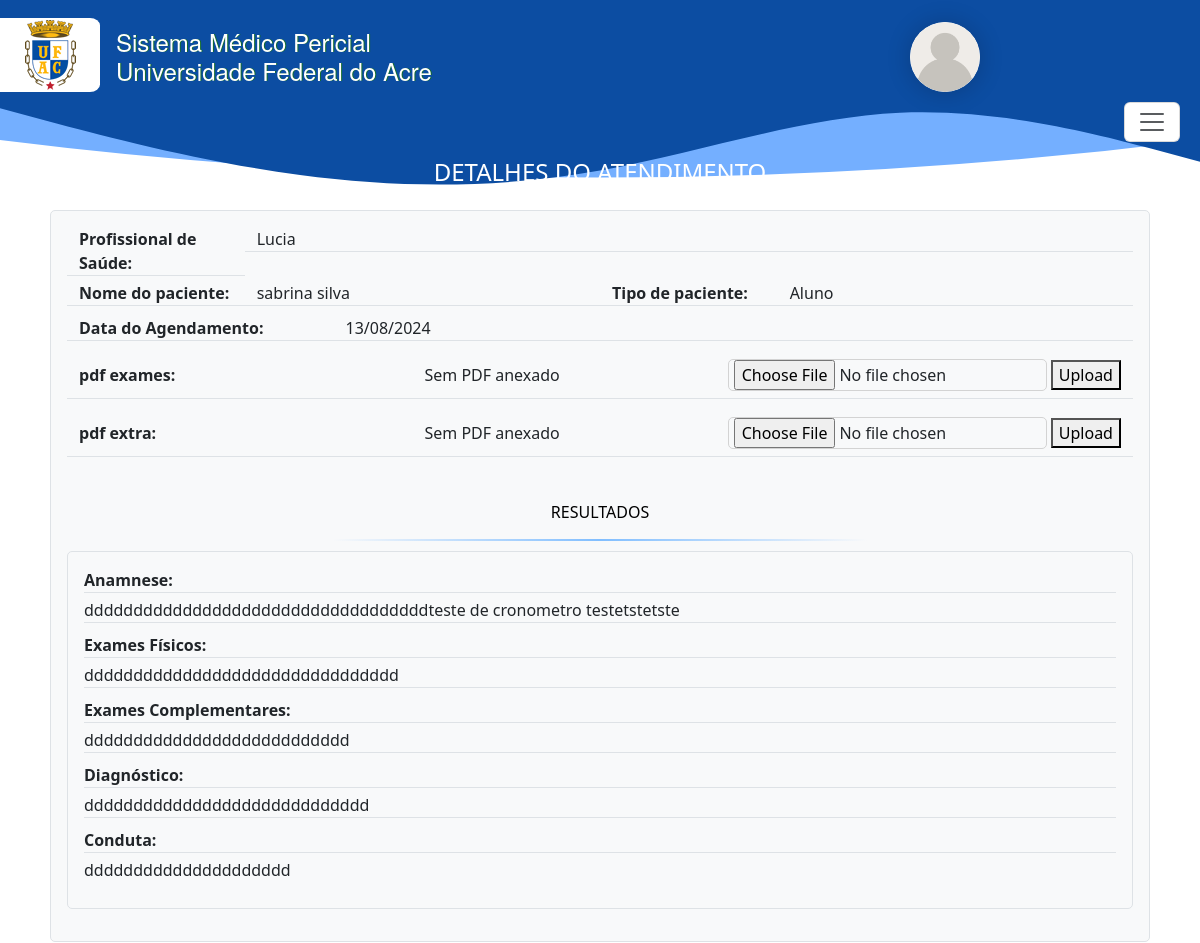
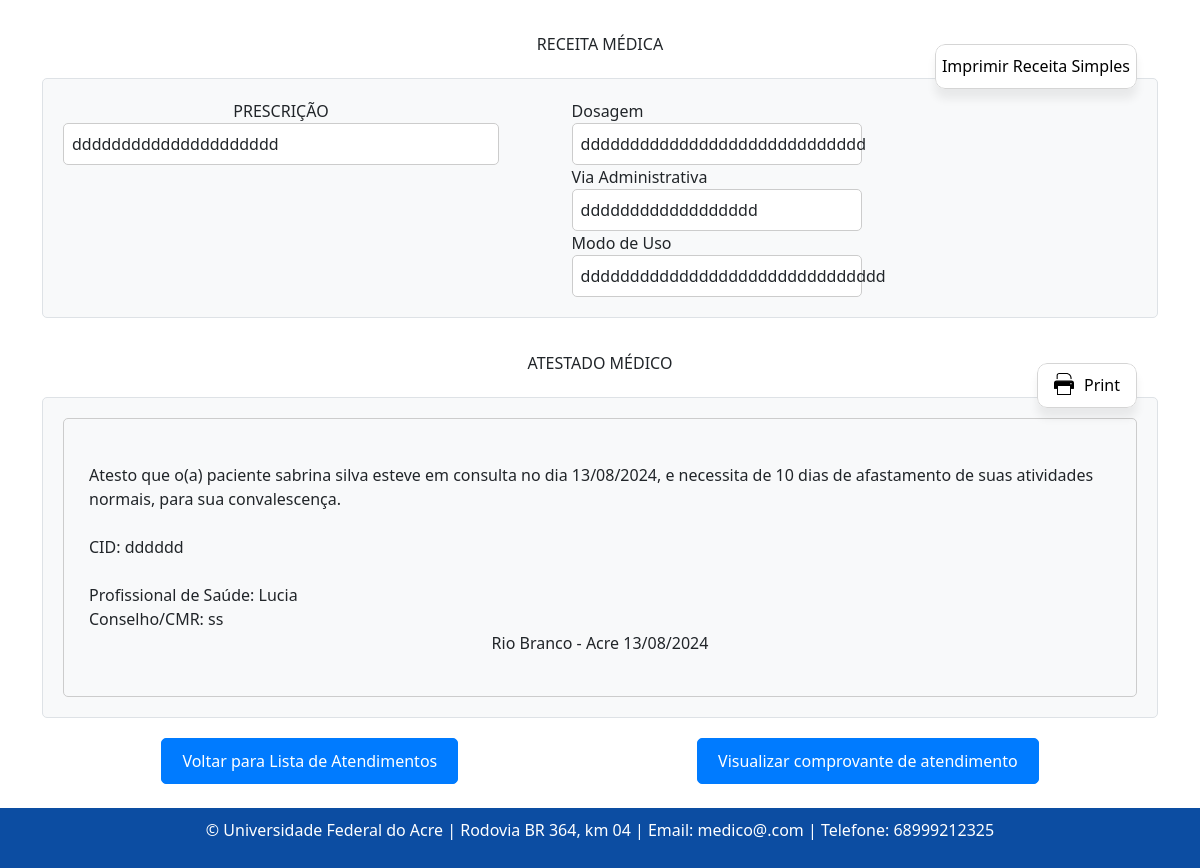
The app's page /atendimentos/48/ with its own data (2 pictures, top to bottom).
### consulta/models.py (models this page shows, shortened)
class Atendimento(models.Model):
    agendamento = models.OneToOneField('Agendamento', on_delete=models.CASCADE)
    anamnese = models.TextField()
    exame_fisico = models.TextField()
    exames_complementares = models.TextField()
    pdf_exames = models.FileField(upload_to='exames_pdfs/', null=True, blank=True)
    diagnostico = models.TextField()
    conduta = models.TextField()
    inicio_atendimento = models.DateTimeField(null=True, blank=True)
    fim_atendimento = models.DateTimeField(null=True, blank=True)
    class Meta:
        ordering = ['agendamento']

class Agendamento(models.Model):
    TURNO_CHOICES = [
        ('manha', 'Manhã'),
        ('tarde', 'Tarde'),
    ]
    status_atendimento = models.CharField(max_length=20, choices=[
        ('confirmado', 'Confirmado'),
        ('ausente', 'Ausente'),
        ('pendente', 'Pendente'),
        ('cancelado', 'Cancelado'),
        ('atendido', 'Atendido'),
    ], default='pendente')
    paciente = models.ForeignKey('Paciente', on_delete=models.CASCADE)
    profissional_saude = models.ForeignKey('Profissionaldasaude', on_delete=models.CASCADE)
    data_agendamento = models.DateField('Data Agendamento', blank=False, null=False)
    turno = models.CharField(max_length=10, choices=TURNO_CHOICES)
    prioridade_atendimento = models.BooleanField(default=False)
    justificativa_cancelamento = models.TextField(blank=True, null=True)
    class Meta:
        ordering = ['-data_agendamento', 'paciente__nome']
        verbose_name = 'Agendamento'
        verbose_name_plural = 'Agendamentos'

class Profissionaldasaude(models.Model):
    SEXO_CHOICES = [
        ('M', 'Masculino'),
        ('F', 'Feminino'),
        ('O', 'Outro')
    ]
    usuario = models.ForeignKey(User, blank=True, null=True, on_delete=models.CASCADE)
    nome = models.CharField('Nome Completo', max_length=100)
    nome_social = models.CharField(max_length=100, blank=True, null=True, verbose_name='Nome Social')
    data_nascimento = models.DateField(u'Data de Nascimento', validators=[data_nasc_valida])
    email = models.EmailField()
    rg = models.CharField(max_length=20)
    cpf = models.CharField(max_length=14, validators=[validate_cpf, MinLengthValidator(11)])
    sexo = models.CharField(max_length=1, choices=SEXO_CHOICES)
    identificacao_unica = models.CharField(max_length=50, default='')
    cep = models.CharField(max_length=9)
    cidade = models.CharField(max_length=50)
    bairro = models.CharField(max_length=50, default='')
    uf = models.CharField('UF', max_length=2, choices=UF_CHOICE, default='AC')
    numero = models.CharField(max_length=10)
    ddd_telefone = models.CharField('Telefone Celular', max_length=14, help_text='Com DDD.')
    complemento = models.CharField(max_length=100, blank=True, null=True, default='') # blank=True, null=True é pra dizer que não é obrigatorio
    area = models.CharField(max_length=50, default='')
    unidade_siass = models.CharField(max_length=50, default='')
    formacao = models.CharField(max_length=20)
    conselho = models.CharField(max_length=20)
    registro = models.CharField(max_length=20)
    def __str__(self):
        return self.get_display_name()
    def get_display_name(self):
        return self.nome_social if self.nome_social else self.nome
    class Meta:
        ordering = ['nome', ]
        verbose_name = 'Profissonal de saúde'
        verbose_name_plural = 'Profissonais de saúde'

class Paciente(models.Model):
    SEXO_CHOICES = [
        ('M', 'Masculino'),
        ('F', 'Feminino'),
        ('O', 'Outro')
    ]
    nome = models.CharField(max_length=100)
    nome_social = models.CharField(max_length=100, blank=True, null=True, verbose_name='Nome Social')
    data_nascimento = models.DateField(verbose_name='Data de Nascimento', validators=[data_nasc_valida], blank=True, null=True)
    email = models.EmailField(blank=True, null=True)
    rg = models.CharField(max_length=20, blank=True, null=True)
    cpf = models.CharField(max_length=14, validators=[validate_cpf, MinLengthValidator(11)])
    sexo = models.CharField(max_length=1, choices=SEXO_CHOICES)
    matricula = models.CharField(max_length=20)
    TIPO_PACIENTE_CHOICES = [
        ('Aluno', 'Aluno'),
        ('Servidor', 'Servidor'),
        ('Outro', 'Outro'),
    ]
    tipo_paciente = models.CharField(max_length=20, choices=TIPO_PACIENTE_CHOICES)
    cargo_funcao = models.CharField(max_length=50, default='', blank=True, null=True)
    cep = models.CharField(max_length=9, blank=True, null=True)
    cidade = models.CharField(max_length=50, blank=True, null=True)
    bairro = models.CharField(max_length=50, default='', blank=True, null=True)
    uf = models.CharField('UF', max_length=2, choices=UF_CHOICE, default='AC', blank=True, null=True)
    numero = models.CharField(max_length=10, blank=True, null=True)
    ddd_telefone = models.CharField(max_length=8)
    complemento = models.CharField(max_length=100, blank=True, null=True, default='')  # Adicionando o valor padrão aqui
    def get_display_name(self):
        return self.nome_social if self.nome_social else self.nome

class ReceitaMedica(models.Model):
    TIPO_CHOICES = (
        ('simples', 'Simples'),
        ('controle_especial', 'Controle Especial'),
    )
    agendamento = models.ForeignKey(Agendamento, on_delete=models.CASCADE, related_name='receitas')
    data_receita = models.DateTimeField(auto_now_add=True)
    prescricao = models.TextField()
    dosagem = models.CharField(max_length=100)
    via_administrativa = models.CharField(max_length=100)
    modo_uso = models.CharField(max_length=100)
    tipo = models.CharField(max_length=20, choices=TIPO_CHOICES, default='simples')
    class Meta:
        ordering = ['-data_receita']
        verbose_name = 'Receita Médica'
        verbose_name_plural = 'Receitas Médicas'

class AtestadoMedico(models.Model):
    agendamento = models.ForeignKey(Agendamento, on_delete=models.CASCADE, related_name='atestados')
    dias_afastamento = models.IntegerField()
    cid = models.CharField(max_length=10)
    texto_padrao = models.TextField(default='Atesto que o(a) paciente esteve em consulta no dia {{ data_consulta }}, e necessita de [[DIAS]] dias de afastamento de suas atividades normais, para sua convalescença.')
    data_criacao = models.DateTimeField(auto_now_add=True)
    @property
    def paciente(self):
        return self.agendamento.paciente
    @property
    def data_consulta(self):
        return self.agendamento.data_agendamento
    @property
    def profissional(self):
        return self.agendamento.profissional_saude
    class Meta:
        ordering = ['-data_criacao']
        verbose_name = 'Atestado Médico'
        verbose_name_plural = 'Atestados Médicos'

### consulta/views.py (the view)
# urls.py: path('atendimentos/<int:atendimento_id>/', visualizar_atendimento, name='visualizarAtendimento'),
def visualizar_atendimento(request, atendimento_id):
    atendimento = get_object_or_404(Atendimento, id=atendimento_id)
    paciente = atendimento.agendamento.paciente
    try:
        atestado = AtestadoMedico.objects.get(agendamento=atendimento.agendamento)
        if atestado.dias_afastamento == 0 and atestado.cid == 'N/A':
            atestado = None
    except AtestadoMedico.DoesNotExist:
        atestado = None
    receita_simples = ReceitaMedica.objects.filter(agendamento=atendimento.agendamento, tipo='simples').first()
    receita_controle_especial = ReceitaMedica.objects.filter(agendamento=atendimento.agendamento, tipo='controle_especial').first()
    return render(request, 'consultas/visualizar_atendimento.html', {
        'atendimento': atendimento,
        'paciente': paciente,
        'atestado': atestado,
        'receita_simples': receita_simples,
        'receita_controle_especial': receita_controle_especial
    })

### consulta/context_processors.py (called while the page is built, shortened)
def user_info(request):
    user = request.user
    context = {
        'user': user,
        'profissional_saude': None,
        'administrativo': None,
    }
    return context

### templates/consultas/visualizar_atendimento.html (shortened to what this page needs)
{% extends 'base.html' %}
{% block content %}
  {% load tz %}
  <div class="text-center mb-4 text-white">
    <h4>DETALHES DO ATENDIMENTO</h4>
  </div>
  <div class="detalhes-atendimentos">
    <div class="">
      <div class="">
        <dl class="row border p-3 align-items-start">
          <dt class="col-sm-2 border-bottom">Profissional de Saúde:</dt>
          <dd class="col-sm-10 border-bottom">{{ atendimento.agendamento.profissional_saude.get_display_name }}</dd>
          <dt class="col-sm-2 border-bottom">Nome do paciente:</dt>
          <dd class="col-sm-4 border-bottom">{{ atendimento.agendamento.paciente.get_display_name }}</dd>
          <dt class="col-sm-2 border-bottom">Tipo de paciente:</dt>
          <dd class="col-sm-4 border-bottom">{{ atendimento.agendamento.paciente.tipo_paciente }}</dd>
          <dt class="col-sm-3 border-bottom">Data do Agendamento:</dt>
          <dd class="col-sm-9 border-bottom">{{ atendimento.agendamento.data_agendamento|date:'d/m/Y' }}</dd>
          <dt class="col-sm-2 border-bottom" id="pdfs-name">pdf exames:</dt>
          <dd class="col-sm-10 border-bottom" id="pdfs">
              Sem PDF anexado
            <form method="post" enctype="multipart/form-data">
              <input type="file" name="pdf_exames" />
              <button type="submit">Upload</button>
            </form>
          </dd>
          <dt class="col-sm-2 border-bottom" id="pdfs-name">pdf extra:</dt>
          <dd class="col-sm-10 border-bottom" id="pdfs">
              Sem PDF anexado
            <form method="post" enctype="multipart/form-data">
              <input type="file" name="pdf_extra" />
              <button type="submit">Upload</button>
            </form>
          </dd>
          <h6 class="d-flex justify-content-center py-3">RESULTADOS</h6>
          <dl class="p-3">
            <dt class="border-bottom">Anamnese:</dt>
            <dd class="border-bottom">{{ atendimento.anamnese }}</dd>
            <dt class="border-bottom">Exames Físicos:</dt>
            <dd class="border-bottom">{{ atendimento.exame_fisico }}</dd>
            <dt class="border-bottom">Exames Complementares:</dt>
            <dd class="border-bottom">{{ atendimento.exames_complementares }}</dd>
            <dt class="border-bottom">Diagnóstico:</dt>
            <dd class="border-bottom">{{ atendimento.diagnostico }}</dd>
            <dt class="border-bottom">Conduta:</dt>
            <dd>{{ atendimento.conduta }}</dd>
          </dl>
        </dl>
      </div>
    </div>
  </div>
  <h6 class="d-flex justify-content-center py-3">RECEITA MÉDICA</h6>
  <div class="receita">
      {% if receita_simples or receita_controle_especial %}
          {% if receita_simples %}
          <a href="{% url 'pdf_receita_medica' atendimento.id %}" target="_blank" class="print-btn" style="border: none; float: right;">
            <button class="print-btn">
              Imprimir Receita Simples
            </button>
          </a>
          <div class="d-flex">
              <div class="col-md-6 d-flex flex-column">
                <span class="text-center">PRESCRIÇÃO</span>
                <div class="campo">{{ receita_simples.prescricao }}</div>
              </div>
              <div class="col-md-6 d-flex flex-column justify-content-center align-items-center">
                <div class="form-group d-flex flex-column col-md-8">
                  <label>Dosagem</label>
                  <div class="campo">{{ receita_simples.dosagem }}</div>
                </div>
                <div class="form-group d-flex flex-column col-md-8">
                  <label>Via Administrativa</label>
                  <div class="campo">{{ receita_simples.via_administrativa }}</div>
                </div>
                <div class="form-group d-flex flex-column col-md-8">
                  <label>Modo de Uso</label>
                  <div class="campo">{{ receita_simples.modo_uso }}</div>
                </div>
              </div>
          </div>
          {% endif %}
      {% else %}
        <p class="text-center">Nenhuma receita médica registrada.</p>
      {% endif %}
  </div>
  <h6 class="d-flex justify-content-center py-3">ATESTADO MÉDICO</h6>
  {% if atestado %}
  <div class="atestado">
    <a href="{% url 'pdf_atestado_medico' atendimento.id %}" target="_blank" class="print-btn" style="border: none; float: right;">
      <button class="print-btn">
        <span class="printer-wrapper">
          <span class="printer-container">
          </span>
          <span class="printer-page-wrapper"><span class="printer-page"></span></span>
        </span>
        Print
      </button>
    </a>
    <div id="form-atestado">
      <div class="form-group">
        <label for="texto_padrao">{{ atestado.texto_padrao|linebreaksbr }}</label>
      </div>
      <br>
      <div class="form-group">
        <label for="cid">CID: <span>{{ atestado.cid }}</span></label>
      </div>
      <br>
      <div class="form-group">
        <label>Profissional de Saúde: {{ atestado.profissional }}</label>
        <br>
        <label>Conselho/CMR: {{ atestado.profissional.conselho }}</label>
      </div>
      <p style="text-align: center;">Rio Branco - Acre {{ atestado.data_criacao|date:'d/m/Y' }}</p>
    </div>
  </div>
  {% else %}
    <p class="text-center">Não há atestado médico disponível para este atendimento.</p>
  {% endif %}
  <div class="d-flex justify-content-around mt-3">
    <a href="{% url 'listaAtendimentos' %}" class="btn btn-primary">Voltar para Lista de Atendimentos</a>
    <a href="{% url 'visualizar_comprovante_atendimento' atendimento_id=atendimento.id %}" class="btn btn-primary" target="_blank">Visualizar comprovante de atendimento</a>
  </div>
{% endblock %}

### static/css/estilos.css (style rules this page uses)
* { scroll-behavior: smooth; }
.btn-primary { background-color: #007bff; color: #fff; border: 1px solid #007bff; border-radius: 5px; padding: 10px 20px; text-decoration: none; display: inline-block; transition: background-color 0.3s ease; }
input { padding-left: 5px; border-radius: 5px; border: 1.5px solid lightgrey; outline: none; transition: all 0.3s cubic-bezier(0.19, 1, 0.22, 1); box-shadow: 0px 0px 20px -18px; }
.detalhes-atendimentos { margin: 20px; }
.detalhes-atendimentos dl { background-color: #f8f9fa; border: 1px solid #dee2e6; border-radius: 5px; padding: 10px; }
.detalhes-atendimentos dt { font-weight: bold; margin-bottom: 5px; }
.detalhes-atendimentos dd { margin-bottom: 10px; }
.detalhes-atendimentos h6 { color: #000000; border-radius: 5px; padding: 10px; margin-top: 20px; margin-bottom: 10px; border-bottom: 2px solid; border-image: linear-gradient(to right, #f8f9fa 25%, #81beff 50%, #f8f9fa 75%) 1; }
dl #pdfs { display: flex; justify-content: space-between; align-items: center; height: 3em; }
dl #pdfs-name { display: flex; height: 3em; align-items: center; }
#form-atestado { border: 1px solid #ccc; padding: 25px; border-radius: 5px; }
.atestado, .receita { background-color: #f8f9fa; border: 1px solid #dee2e6; padding: 20px; margin-bottom: 20px; border-radius: 5px; }
.atestado a, .receita a { text-decoration: none; position: relative; float: right; bottom: 55px; }
.print-btn { min-width: 100px; height: 45px; display: flex; align-items: center; justify-content: center; background-color: white; border: 1px solid rgb(213, 213, 213); border-radius: 10px; gap: 10px; font-size: 16px; cursor: pointer; overflow: hidden; font-weight: 500; box-shadow: 0px 10px 10px rgba(0, 0, 0, 0.065); transition: all 0.3s; }
.printer-wrapper { display: flex; flex-direction: column; align-items: center; justify-content: center; width: 20px; height: 100%; }
.printer-container { height: 50%; width: 100%; display: flex; align-items: flex-end; justify-content: center; }
.printer-container svg { width: 100%; height: auto; transform: translateY(4px); }
.printer-page-wrapper { width: 100%; height: 50%; display: flex; align-items: flex-start; justify-content: center; }
.printer-page { width: 70%; height: 10px; border: 1px solid black; background-color: white; transform: translateY(0px); transition: all 0.3s; transform-origin: top; }

### templates/consultas/visualizar_atendimento.html (style rules this page uses)
div.campo { background-color: #fff; padding: 8px; border: 1px solid #ccc; border-radius: 5px; }

### records on screen
Atendimento: agendamento.profissional_saude.get_display_name "Lucia", agendamento.paciente.get_display_name "sabrina silva", agendamento.paciente.tipo_paciente "Aluno", agendamento.data_agendamento "13/08/2024", anamnese "dddddddddddddddddddddddddddddddddddteste de cronometro testetstetste", exame_fisico "dddddddddddddddddddddddddddddddd", exames_complementares "ddddddddddddddddddddddddddd", diagnostico "ddddddddddddddddddddddddddddd", conduta "ddddddddddddddddddddd"
ReceitaMedica: prescricao "ddddddddddddddddddddd", dosagem "ddddddddddddddddddddddddddddd", via_administrativa "dddddddddddddddddd", modo_uso "ddddddddddddddddddddddddddddddd"
AtestadoMedico: texto_padrao "Atesto que o(a) paciente sabrina silva esteve em consulta no dia 13/08/2024, e necessita de 10 dias de afastamento de suas atividades normais, para sua convalescença.", cid "dddddd", profissional "Lucia", profissional.conselho "ss", data_criacao "13/08/2024"
